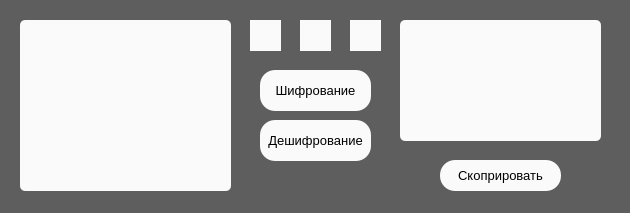
<?xml version="1.0" encoding="UTF-8"?>
<ui version="4.0">
 <class>Dialog</class>
 <widget class="QDialog" name="Dialog">
  <property name="geometry">
   <rect>
    <x>0</x>
    <y>0</y>
    <width>630</width>
    <height>213</height>
   </rect>
  </property>
  <property name="windowTitle">
   <string>Dialog</string>
  </property>
  <property name="styleSheet">
   <string notr="true">font-family: Ubuntu; background-color: #5e5e5e;font-size: 13px;</string>
  </property>
  <widget class="QPushButton" name="pushButton">
   <property name="geometry">
    <rect>
     <x>260</x>
     <y>70</y>
     <width>111</width>
     <height>41</height>
    </rect>
   </property>
   <property name="styleSheet">
    <string notr="true">border: 0;
border-radius: 15px;
background-color: #fafafa;</string>
   </property>
   <property name="text">
    <string>Шифрование</string>
   </property>
  </widget>
  <widget class="QLineEdit" name="lineEdit_2">
   <property name="geometry">
    <rect>
     <x>250</x>
     <y>20</y>
     <width>31</width>
     <height>31</height>
    </rect>
   </property>
   <property name="styleSheet">
    <string notr="true">text-align: center; border: 0; background-color: #fafafa;vertical-align: middle;</string>
   </property>
  </widget>
  <widget class="QLineEdit" name="lineEdit_4">
   <property name="geometry">
    <rect>
     <x>300</x>
     <y>20</y>
     <width>31</width>
     <height>31</height>
    </rect>
   </property>
   <property name="styleSheet">
    <string notr="true">text-align: center; border: 0; background-color: #fafafa;vertical-align: middle;</string>
   </property>
  </widget>
  <widget class="QLineEdit" name="lineEdit_5">
   <property name="geometry">
    <rect>
     <x>350</x>
     <y>20</y>
     <width>31</width>
     <height>31</height>
    </rect>
   </property>
   <property name="styleSheet">
    <string notr="true">text-align: center; border: 0; background-color: #fafafa;vertical-align: middle;</string>
   </property>
  </widget>
  <widget class="QPushButton" name="pushButton_2">
   <property name="geometry">
    <rect>
     <x>260</x>
     <y>120</y>
     <width>111</width>
     <height>41</height>
    </rect>
   </property>
   <property name="styleSheet">
    <string notr="true">border: 0;
border-radius: 15px;
background-color: #fafafa;</string>
   </property>
   <property name="text">
    <string>Дешифрование</string>
   </property>
  </widget>
  <widget class="QPushButton" name="pushButton_3">
   <property name="geometry">
    <rect>
     <x>440</x>
     <y>160</y>
     <width>121</width>
     <height>31</height>
    </rect>
   </property>
   <property name="styleSheet">
    <string notr="true">border: 0;
border-radius: 15px;
background-color: #fafafa;</string>
   </property>
   <property name="text">
    <string>Скоприровать</string>
   </property>
  </widget>
  <widget class="QTextEdit" name="textEdit">
   <property name="geometry">
    <rect>
     <x>20</x>
     <y>20</y>
     <width>211</width>
     <height>171</height>
    </rect>
   </property>
   <property name="styleSheet">
    <string notr="true">border-radius: 5px; background-color: #fafafa;vertical-align: top;</string>
   </property>
  </widget>
  <widget class="QTextEdit" name="textEdit_2">
   <property name="geometry">
    <rect>
     <x>400</x>
     <y>20</y>
     <width>201</width>
     <height>121</height>
    </rect>
   </property>
   <property name="styleSheet">
    <string notr="true">border-radius: 5px; background-color: #fafafa;vertical-align: top;</string>
   </property>
  </widget>
 </widget>
 <resources/>
 <connections/>
</ui>
